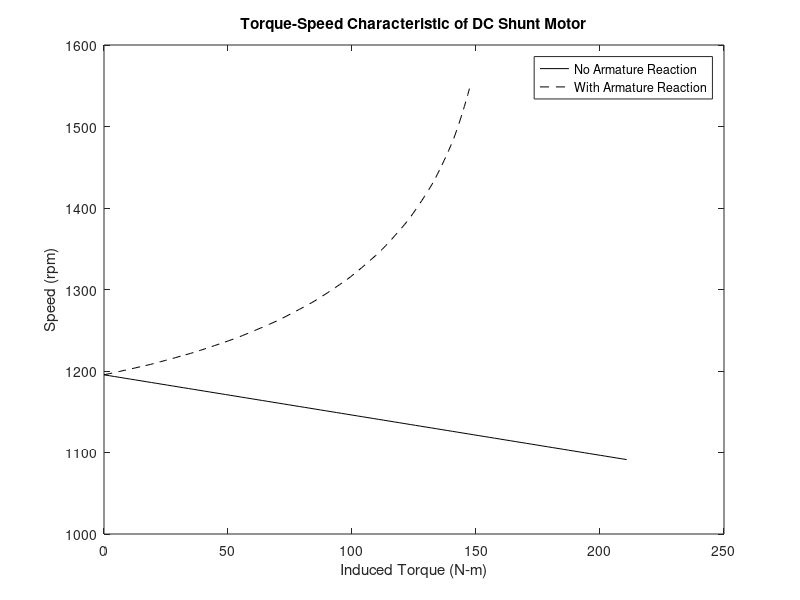

MATLAB code to generate this figure:
%This program plots the torque-speed characteristic for a DC shunt motor
%with and without a 1200 A-turns full-load armature reaction.

%Created by Leighton Clarke, June 5 2017

close all
clear all
clc

%This data comes from the textbook's .m file
If_plot = 0:0.04:2;
Ea_plot = [12.55 27.09 41.36 55.29 68.85 82.00 94.72 106.98 118.76 130.05 140.83 151.10 160.86 170.10 178.84 187.07 194.82 202.08 208.88 215.24 221.16 226.67 231.79 236.54 240.94 245.02 248.80 252.3 255.56 258.58 261.39 264 266.46 268.77 270.95 273.01 274.98 276.86 278.66 280.40 282.08 283.70 285.26 286.77 288.22 289.59 290.88 292.08 293.16 294.1 294.88]';
n0 = 1200;

%Motor parameters
Il = linspace(0,110);
V = 240;
Ra = 0.19;
Rf = 75;
Radj = 175;
Nf = 2700;
f0_Arm = 1200;

%Calculate armature current and induced voltage
Ia = Il * (Radj + Rf) / (Radj + Rf + Ra);
Ea = V - Ia * Ra;

%Calculate armature reaction MMF
Arm = Ia / 110 * f0_Arm;

%Calculate field current with and without arm. reaction
If = V / (Rf + Radj);
If_Arm = If - Arm / Nf;

%Interpolate given data for magnetization curve
Ea0 = interp1(If_plot,Ea_plot,If);
Ea0_Arm = interp1(If_plot,Ea_plot,If_Arm);

%Calculate motor speed with and without arm. reaction
n = (Ea ./ Ea0) * n0;
n_Arm = (Ea ./ Ea0_Arm) * n0;

%Calculate induced with and without arm. reaction
Tind = Ea .* Ia ./ (n * 2 * pi / 60);
Tind_Arm = Ea .* Ia ./ (n_Arm * 2 * pi / 60);

%Plot label curves
plot(Tind, n, 'k');
hold on
plot(Tind_Arm, n_Arm, '--k');
xlabel('Induced Torque (N-m)');
ylabel('Speed (rpm)');
title('Torque-Speed Characteristic of DC Shunt Motor');
legend('No Armature Reaction','With Armature Reaction');